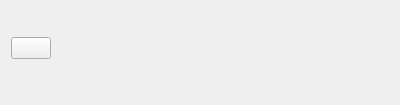
<?xml version="1.0" encoding="UTF-8"?>
<ui version="4.0">
 <class>ExternalModule</class>
 <widget class="QWidget" name="ExternalModule">
  <property name="geometry">
   <rect>
    <x>0</x>
    <y>0</y>
    <width>400</width>
    <height>105</height>
   </rect>
  </property>
  <property name="windowTitle">
   <string>Dialog</string>
  </property>
  <layout class="QGridLayout" name="gridLayout">
   <item row="0" column="0" colspan="2">
    <widget class="KSqueezedTextLabel" name="LblText">
     <property name="alignment">
      <set>Qt::AlignLeading|Qt::AlignLeft|Qt::AlignVCenter</set>
     </property>
    </widget>
   </item>
   <item row="0" column="2">
    <spacer name="horizontalSpacer_4">
     <property name="orientation">
      <enum>Qt::Horizontal</enum>
     </property>
     <property name="sizeHint" stdset="0">
      <size>
       <width>120</width>
       <height>20</height>
      </size>
     </property>
    </spacer>
   </item>
   <item row="1" column="0">
    <widget class="KPushButton" name="PbRelaunch">
     <property name="text">
      <string/>
     </property>
    </widget>
   </item>
   <item row="1" column="2">
    <spacer name="horizontalSpacer">
     <property name="orientation">
      <enum>Qt::Horizontal</enum>
     </property>
     <property name="sizeHint" stdset="0">
      <size>
       <width>120</width>
       <height>20</height>
      </size>
     </property>
    </spacer>
   </item>
   <item row="2" column="1">
    <spacer name="verticalSpacer">
     <property name="orientation">
      <enum>Qt::Vertical</enum>
     </property>
     <property name="sizeHint" stdset="0">
      <size>
       <width>20</width>
       <height>35</height>
      </size>
     </property>
    </spacer>
   </item>
  </layout>
 </widget>
 <customwidgets>
  <customwidget>
   <class>KSqueezedTextLabel</class>
   <extends>QLabel</extends>
   <header>ksqueezedtextlabel.h</header>
  </customwidget>
  <customwidget>
   <class>KPushButton</class>
   <extends>QPushButton</extends>
   <header>kpushbutton.h</header>
  </customwidget>
 </customwidgets>
 <connections/>
</ui>
